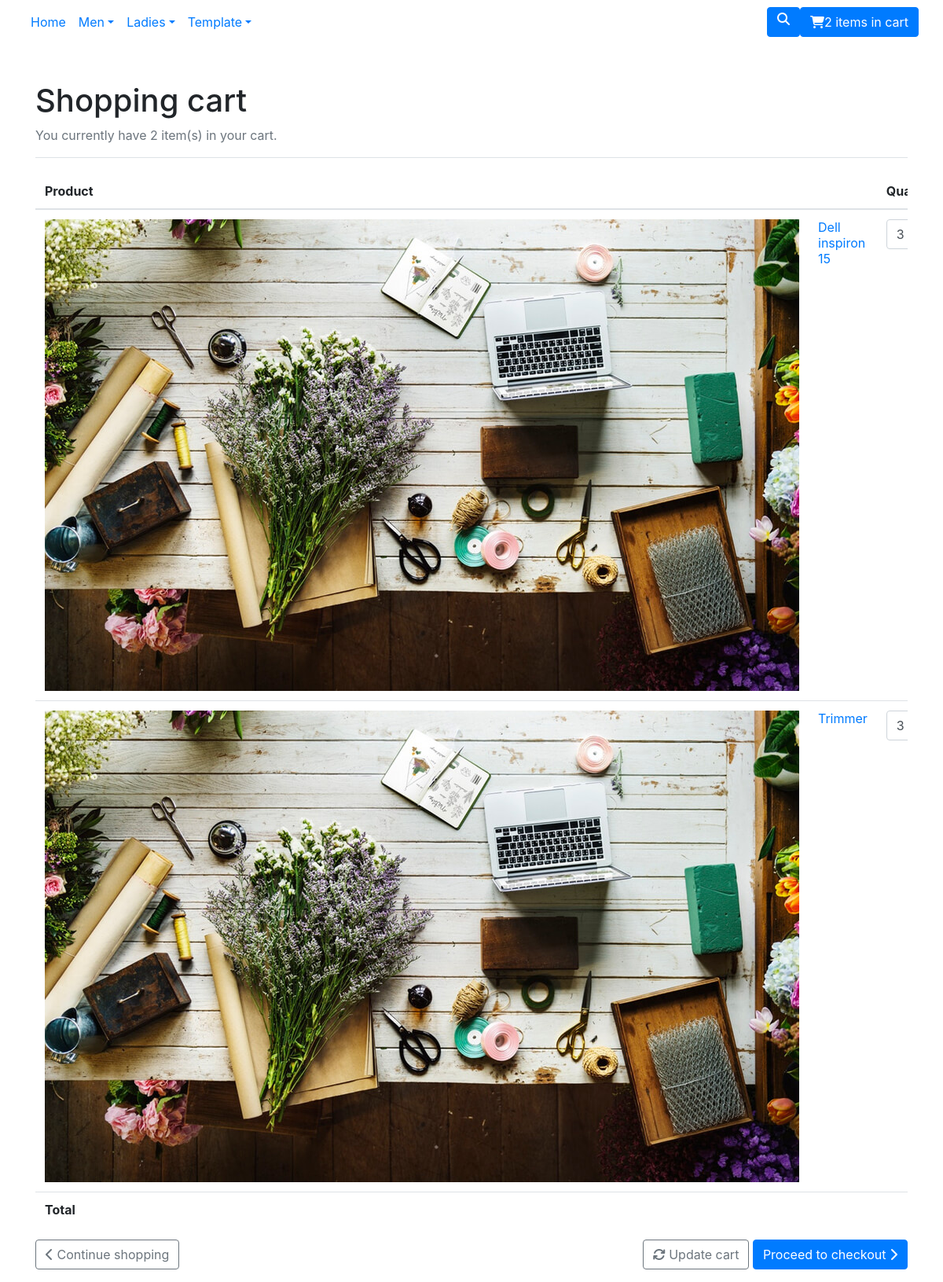
Page /ecommerce/cart/ (signed in) on the committed database.
### ecom/models.py (models this page shows, shortened)
class Order(models.Model):
    user = models.ForeignKey(settings.AUTH_USER_MODEL, on_delete=models.CASCADE)
    items = models.ManyToManyField(OrderItem)
    start_date = models.DateTimeField(auto_now_add=True)
    ordered_date = models.DateTimeField()
    ordered = models.BooleanField(default=False)
    def total_price(self):
        c=0
        for i in self.items.all():
            c += i.get_items_price()
        return c

class OrderItem(models.Model):
    user = models.ForeignKey(settings.AUTH_USER_MODEL, on_delete=models.CASCADE)
    item = models.ForeignKey(product, on_delete=models.CASCADE)
    qty = models.IntegerField(default=1)
    ordered = models.BooleanField(default=False)
    def __str__(self):
        return "{qty} of {item} by {user}".format(qty=self.qty, item=self.item.product_name, user=self.user.username)
    def get_items_price(self):
        return self.item.product_price*self.qty

class product(models.Model):
    product_name = models.CharField(max_length=65)
    product_price = models.IntegerField()
    product_category = models.CharField(
        max_length=15,
        choices=categories,
        default='elec',
        null=True,
        blank=True
    )
    product_brand = models.CharField(max_length=45)
    product_cover = models.ImageField()
    product_specs = HTMLField('Specs')

### ecom/views.py (the view)
# urls.py: path('cart/', Cart, name='cart'),
@login_required()
def Cart(request):
    order = Order.objects.filter(user=request.user, ordered=False)
    print(order[0].items.all())
    context = {
        'object':order[0]
    }
    return render(request, 'ecommerce/summary.html', context)

### templates/ecommerce/summary.html (shortened to what this page needs)
{% include 'ecommerce/navbar-ecom.html' %}
{% load static %}
<link rel="stylesheet" href="https://stackpath.bootstrapcdn.com/bootstrap/4.4.1/css/bootstrap.min.css">
<body>
 <div id="all">
      <div id="content">
        <div class="container">
          <div class="row">
            <div id="basket" class="col-lg-12">
              <div class="box">
                <form method="post" action="checkout1.html">
                  <h1>Shopping cart</h1>
                  <p class="text-muted">You currently have {{ object.items.all.count }} item(s) in your cart.</p>
                  <div class="table-responsive">
                    <table class="table">
                      <thead>
                        <tr>
                          <th colspan="2">Product</th>
                          <th>Quantity</th>
                        </tr>
                      </thead>
                      <tbody>
                      {% for items in object.items.all %}
                        <tr>
                          <td><a href="#"><img src="{{ items.item.product_cover.url }}" alt="White Blouse Armani"></a></td>
                          <td><a href="#">{{ items.item.product_name }}</a></td>
                          <td>
                            <input type="number" value="{{ items.qty }}" class="form-control">
                          </td>
                        </tr>
                      {% endfor %}
                      </tbody>
                      <tfoot>
                        <tr>
                          <th colspan="5">Total</th>
                        </tr>
                      </tfoot>
                    </table>
                  </div>
                  <div class="box-footer d-flex justify-content-between flex-column flex-lg-row">
                    <div class="left"><a href="category.html" class="btn btn-outline-secondary"><i class="fa fa-chevron-left"></i> Continue shopping</a></div>
                    <div class="right">
                      <button class="btn btn-outline-secondary"><i class="fa fa-refresh"></i> Update cart</button>
                      <button type="submit" class="btn btn-primary">Proceed to checkout <i class="fa fa-chevron-right"></i></button>
                    </div>
                  </div>
                </form>
              </div>
            </div>
          </div>
        </div>
      </div>
    </div>
</body>

### templates/ecommerce/navbar-ecom.html (shortened to what this page needs)
{% load static %}
<link rel="stylesheet" href="https://stackpath.bootstrapcdn.com/bootstrap/4.4.1/css/bootstrap.min.css">
<html>
  <head>
    <link rel="stylesheet" href="https://d19m59y37dris4.cloudfront.net/obaju/2-1-1/vendor/font-awesome/css/font-awesome.min.css">
    <link rel="stylesheet" href="https://d19m59y37dris4.cloudfront.net/obaju/2-1-1/css/style.default.css" id="theme-stylesheet">
     </head>
    <header class="header mb-5">
      <nav class="navbar navbar-expand-lg">
        <div class="container col-12 mr-0 ml-0">
          <div id="navigation" class="collapse navbar-collapse ">
            <ul class="navbar-nav mr-auto col-6">
              <li class="nav-item"><a href="#" class="nav-link">Home</a></li>
              <li class="nav-item dropdown menu-large"><a href="#" data-toggle="dropdown" data-hover="dropdown" data-delay="200" class="dropdown-toggle nav-link">Men<b class="caret"></b></a>
              </li>
              <li class="nav-item dropdown menu-large"><a href="#" data-toggle="dropdown" data-hover="dropdown" data-delay="200" class="dropdown-toggle nav-link">Ladies<b class="caret"></b></a>
              </li>
              <li class="nav-item dropdown menu-large"><a href="#" data-toggle="dropdown" data-hover="dropdown" data-delay="200" class="dropdown-toggle nav-link">Template<b class="caret"></b></a>
              </li>
            </ul>
            <div class="navbar-buttons d-flex justify-content-end float-left">
              <a data-toggle="collapse" href="#search" class="btn navbar-btn btn-primary d-none d-lg-inline-block"><i class="fa fa-search"></i></a>
              <div id="basket-overview" class="navbar-collapse collapse d-none d-lg-block"><a href="basket.html" class="btn btn-primary navbar-btn"><i class="fa fa-shopping-cart"></i><span>{{ object.items.all.count }} items in cart</span></a></div>
            </div>
          </div>
          </div>
      </nav>
    </header>

### rows in the picture
Order: items.all.count "2"
OrderItem: item.product_cover (picture), item.product_name "Dell inspiron 15", qty "3"
OrderItem: item.product_cover (picture), item.product_name "Trimmer", qty "3"
